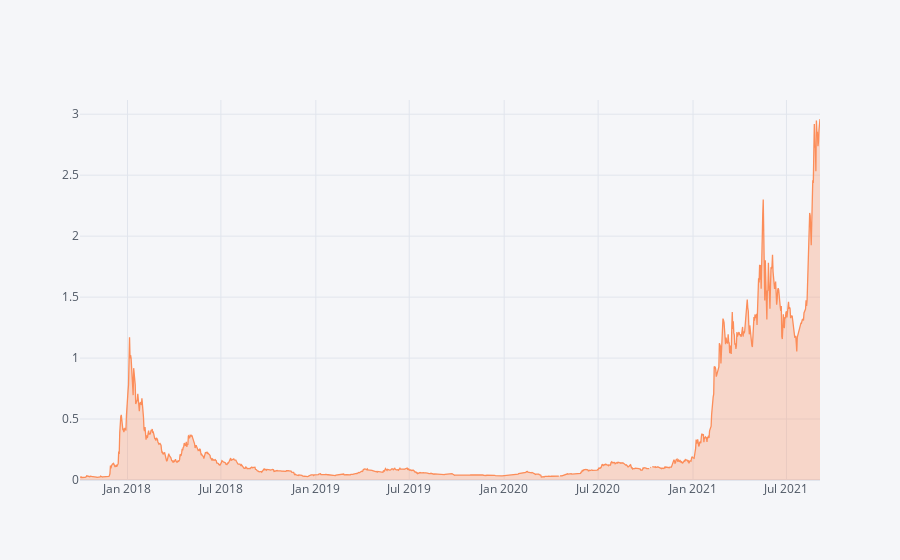

Notebook code cell kept with this figure:
### Code cell
ada.Open.iplot(fill = True, colorscale= "rdylgn")

### Figure 1 — Plotly figure (JSON) as saved in the notebook; plotly's stock layout.template omitted (floating-point values rounded to 4 significant figures; data arrays with more than 128 entries replaced by an {"elided": "..."} marker saying what was removed)
{"data": [{"fill": "tozeroy", "fillcolor": "rgba(252, 141, 89, 0.3)", "line": {"color": "rgba(252, 141, 89, 1.0)", "dash": "solid", "shape": "linear", "width": 1.3}, "mode": "lines", "name": "Open", "text": "", "type": "scatter", "x": {"elided": "1435 str values"}, "y": {"elided": "1435 mixed values"}}], "layout": {"legend": {"bgcolor": "#F5F6F9", "font": {"color": "#4D5663"}}, "paper_bgcolor": "#F5F6F9", "plot_bgcolor": "#F5F6F9", "title": {"font": {"color": "#4D5663"}}, "xaxis": {"gridcolor": "#E1E5ED", "showgrid": true, "tickfont": {"color": "#4D5663"}, "title": {"font": {"color": "#4D5663"}, "text": ""}, "zerolinecolor": "#E1E5ED"}, "yaxis": {"gridcolor": "#E1E5ED", "showgrid": true, "tickfont": {"color": "#4D5663"}, "title": {"font": {"color": "#4D5663"}, "text": ""}, "zerolinecolor": "#E1E5ED"}}}
